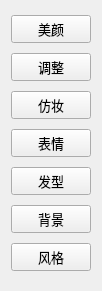
   <widget class="QWidget" name="verticalLayoutWidget">
    <property name="geometry">
     <rect>
      <x>10</x>
      <y>10</y>
      <width>81</width>
      <height>291</height>
     </rect>
    </property>
    <layout class="QVBoxLayout" name="verticalLayout">
     <item>
      <widget class="QPushButton" name="face_button">
       <property name="font">
        <font>
         <family>等线</family>
         <pointsize>10</pointsize>
         <weight>50</weight>
         <bold>false</bold>
        </font>
       </property>
       <property name="text">
        <string>美颜</string>
       </property>
      </widget>
     </item>
     <item>
      <widget class="QPushButton" name="modify_button">
       <property name="font">
        <font>
         <family>等线</family>
         <pointsize>10</pointsize>
         <weight>50</weight>
         <bold>false</bold>
        </font>
       </property>
       <property name="text">
        <string>调整</string>
       </property>
      </widget>
     </item>
     <item>
      <widget class="QPushButton" name="imitate_button">
       <property name="font">
        <font>
         <family>等线</family>
         <pointsize>10</pointsize>
         <weight>50</weight>
         <bold>false</bold>
        </font>
       </property>
       <property name="text">
        <string>仿妆</string>
       </property>
      </widget>
     </item>
     <item>
      <widget class="QPushButton" name="emotion_button">
       <property name="font">
        <font>
         <family>等线</family>
         <pointsize>10</pointsize>
         <weight>50</weight>
         <bold>false</bold>
        </font>
       </property>
       <property name="text">
        <string>表情</string>
       </property>
      </widget>
     </item>
     <item>
      <widget class="QPushButton" name="hair_button">
       <property name="font">
        <font>
         <family>等线</family>
         <pointsize>10</pointsize>
         <weight>50</weight>
         <bold>false</bold>
        </font>
       </property>
       <property name="text">
        <string>发型</string>
       </property>
      </widget>
     </item>
     <item>
      <widget class="QPushButton" name="background_button">
       <property name="sizePolicy">
        <sizepolicy hsizetype="Expanding" vsizetype="Fixed">
         <horstretch>0</horstretch>
         <verstretch>0</verstretch>
        </sizepolicy>
       </property>
       <property name="font">
        <font>
         <family>等线</family>
         <pointsize>10</pointsize>
         <weight>50</weight>
         <bold>false</bold>
        </font>
       </property>
       <property name="text">
        <string>背景</string>
       </property>
      </widget>
     </item>
     <item>
      <widget class="QPushButton" name="style_button">
       <property name="sizePolicy">
        <sizepolicy hsizetype="Expanding" vsizetype="Fixed">
         <horstretch>0</horstretch>
         <verstretch>0</verstretch>
        </sizepolicy>
       </property>
       <property name="font">
        <font>
         <family>等线</family>
         <pointsize>10</pointsize>
         <weight>50</weight>
         <bold>false</bold>
        </font>
       </property>
       <property name="text">
        <string>风格</string>
       </property>
      </widget>
     </item>
    </layout>
   </widget>
